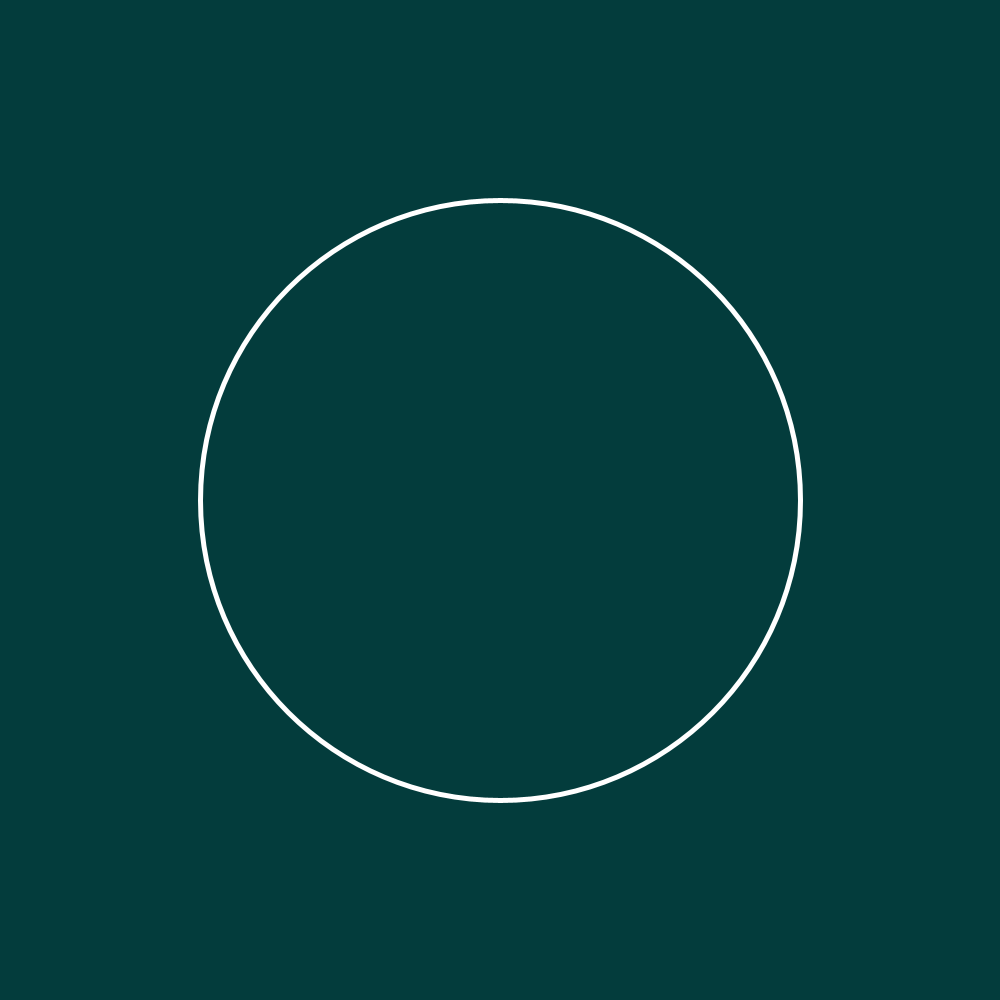
Frame 1 (no input)
Frame 60 (the mouse pressed at the canvas centre just before this capture): identical to frame 1, image omitted
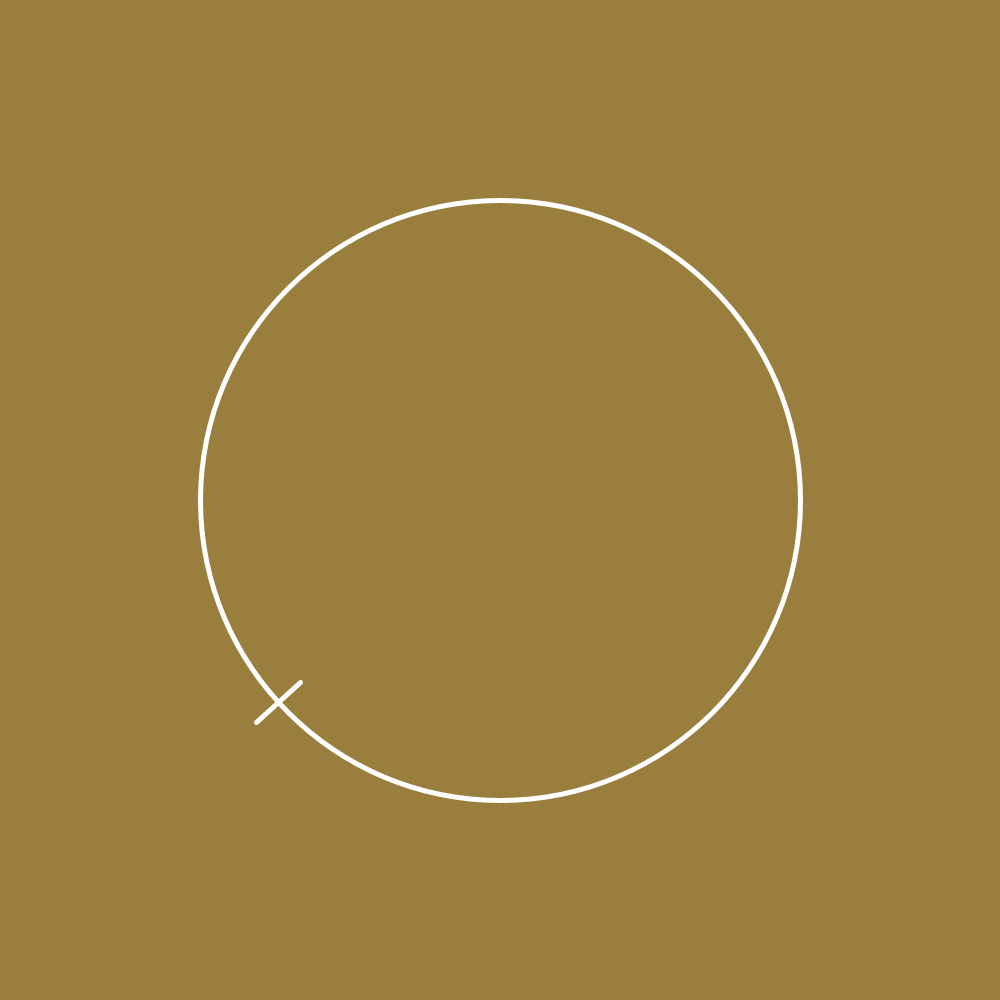
Frame 120 (the mouse held since frame 60 and released just before this capture)

The Processing sketch that drew these frames (run headless with seeded random() and noise(); from frame 60 on, the mouse is pressed at the canvas centre):

// Processing sketch: phi_tour
// ── phi_tour.pde
float PHI = 1.61803398875;

color c = color(PHI * TAU - TAU, 60, 60);
//color c = color(0, 0, 0);

int notch = 0;
void setup(){
    //c = colorIncrement(c);
    ellipseMode(RADIUS);
    //colorMode(HSB, TAU, 100, 100);
    size(1000, 1000);
    
    background(c);
    strokeWeight(5);
    stroke(255);
    noFill();
    
}

void draw(){
  //line(0, 0, width , height);
  
  background(c);
  ellipse(width/2, height/2, 300, 300);
  notches(notch);
}

color colorIncrement(color c){
  colorMode(HSB, TAU, 100, 100);
  float hueBackground = (hue(c) + PHI * TAU) % TAU;
  float saturation = 60; //random(15, 100)
  float brightness = 60; //random(15, 100)
  color colorBackground = color(hueBackground, saturation, brightness);
  
  //println(hueBackground);
  //background(colorBackground);
  return colorBackground;
}
void notches(int n){
  pushMatrix();
  translate(width/2, height/2);
  notchMaker(n);
  
  popMatrix();
}
  
void notchMaker(int n){
  if(n != 0){
    n--;
    rotate(-PHI * TAU);
      pushMatrix();
      translate(300, 0);
      line(-30, 0, 30, 0);
    popMatrix();
    
    notchMaker(n);
  }
  
}

void mousePressed(){
  c = colorIncrement(c);
  notch++;
}
